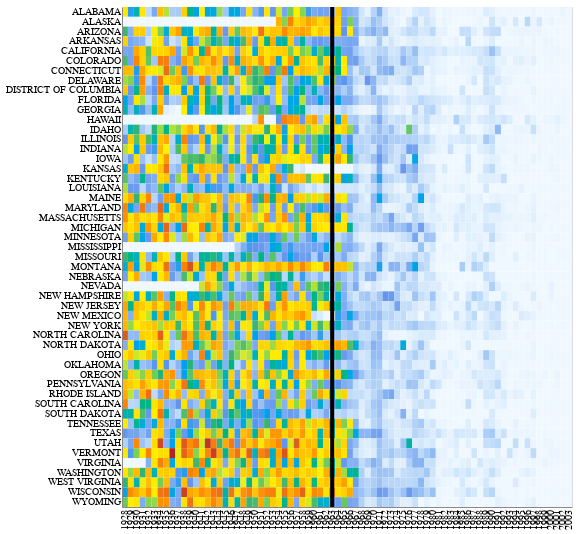

Source (Vega-Lite JSON):
### Vega-Lite specification from a JSON file in a GitHub repository (floating-point values rounded to 4 significant figures; data arrays with more than 128 entries replaced by an {"elided": "..."} marker saying what was removed)
{"config": {"view": {"continuousWidth": 400, "continuousHeight": 300}}, "layer": [{"data": {"name": "data-7c6a45a20b09aa090712bc9182fe0330"}, "mark": "rect", "encoding": {"color": {"type": "quantitative", "field": "incidence", "legend": null, "scale": {"domain": [0, 100, 200, 300, 1000, 3000], "range": ["#F0F8FF", "cornflowerblue", "mediumseagreen", "#FFEE00", "darkorange", "firebrick"], "type": "sqrt"}, "sort": "ascending"}, "tooltip": [{"type": "nominal", "field": "state"}, {"type": "quantitative", "field": "YEAR"}, {"type": "quantitative", "field": "incidence"}], "x": {"type": "ordinal", "axis": {"ticks": false, "title": null}, "field": "YEAR"}, "y": {"type": "nominal", "axis": {"ticks": false, "title": null}, "field": "state"}}, "height": 500, "width": 450}, {"data": {"name": "data-ab2328a599319c4ad43a14094a96bd74"}, "mark": {"type": "rule", "strokeWidth": 4}, "encoding": {"x": {"type": "ordinal", "field": "threshold"}}}], "$schema": "https://vega.github.io/schema/vega-lite/v4.8.1.json", "datasets": {"data-7c6a45a20b09aa090712bc9182fe0330": {"elided": "3876 records"}, "data-ab2328a599319c4ad43a14094a96bd74": [{"threshold": 1963}]}}
